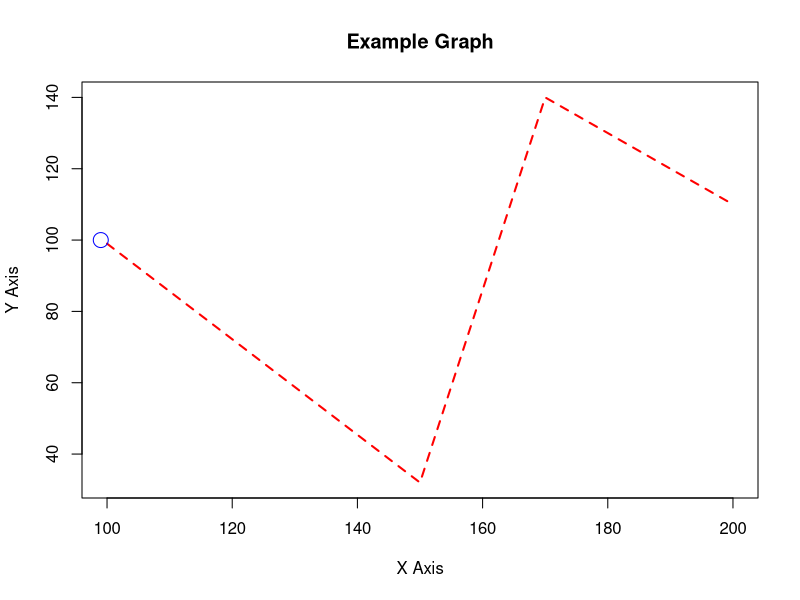
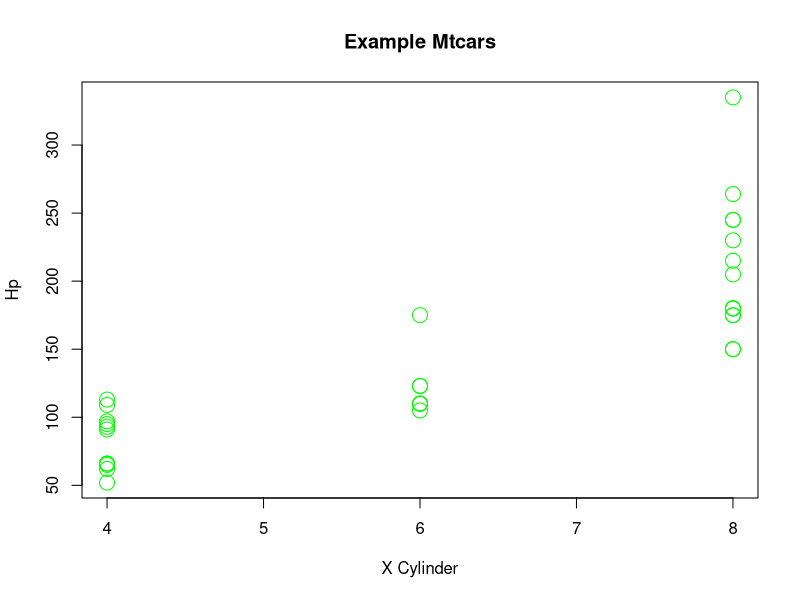

Reproduce these figures in R, in order.
my_list <- list("abc", "saj", "cdb", "dfe", "efg", "hij", "klm", "nop", "qrs", "tuv", "wxy", "z")


Outer_func <- function(x) 
{
  Inner_func <- function(y) 
  {
    for (item in y) 
    {
    print(item)
    }
  }
}
output <- Outer_func() # To call the Outer_func
output(my_list)

Data_Frame <- data.frame (
  Pulse = c(100, 150, 170),
  Training = c(99, 32, 140),
  Duration = c(60, 30, 45)
)

Data_Frame <- rbind(Data_Frame, c(200, 110, 110))

Data_Frame <- Data_Frame[,c(1:2)]

print(Data_Frame)

plot(c(Data_Frame[,c(1)]), c(Data_Frame[,c(2)]), xlab = "X Axis", ylab = "Y Axis", main = "Example Graph", col = "red", lwd = 2,lty = 2, type = "l")
points(c(Data_Frame[,c(2)]), c(Data_Frame[,c(1)]), col = "blue", cex=2)

Data_Cars_mt <- mtcars

plot(Data_Cars_mt[,c(2)], Data_Cars_mt[,c(4)], xlab = "X Cylinder", ylab = "Hp", main = "Example Mtcars", col = "green",cex = 2)

print(rownames(Data_Cars_mt)[which.max(Data_Cars_mt$hp)])